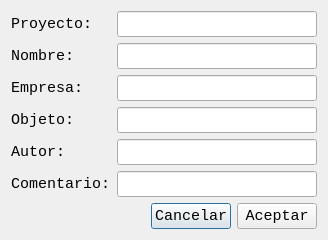
<?xml version="1.0" encoding="UTF-8"?>
<ui version="4.0">
 <class>Dialog</class>
 <widget class="QDialog" name="Dialog">
  <property name="geometry">
   <rect>
    <x>0</x>
    <y>0</y>
    <width>324</width>
    <height>226</height>
   </rect>
  </property>
  <property name="sizePolicy">
   <sizepolicy hsizetype="Preferred" vsizetype="Preferred">
    <horstretch>0</horstretch>
    <verstretch>0</verstretch>
   </sizepolicy>
  </property>
  <property name="font">
   <font>
    <family>Consolas</family>
    <pointsize>11</pointsize>
   </font>
  </property>
  <property name="windowTitle">
   <string>Proyecto</string>
  </property>
  <layout class="QGridLayout" name="gridLayout">
   <item row="0" column="0">
    <widget class="QLabel" name="label">
     <property name="minimumSize">
      <size>
       <width>100</width>
       <height>0</height>
      </size>
     </property>
     <property name="text">
      <string>Proyecto:</string>
     </property>
    </widget>
   </item>
   <item row="0" column="1">
    <widget class="QLineEdit" name="lineEdit_proyecto">
     <property name="minimumSize">
      <size>
       <width>200</width>
       <height>0</height>
      </size>
     </property>
     <property name="toolTip">
      <string>Número de proyecto</string>
     </property>
    </widget>
   </item>
   <item row="1" column="0">
    <widget class="QLabel" name="label_2">
     <property name="minimumSize">
      <size>
       <width>100</width>
       <height>0</height>
      </size>
     </property>
     <property name="text">
      <string>Nombre:</string>
     </property>
    </widget>
   </item>
   <item row="1" column="1">
    <widget class="QLineEdit" name="lineEdit_nombre">
     <property name="minimumSize">
      <size>
       <width>200</width>
       <height>0</height>
      </size>
     </property>
     <property name="toolTip">
      <string>Nombre del proyecto</string>
     </property>
    </widget>
   </item>
   <item row="2" column="0">
    <widget class="QLabel" name="label_3">
     <property name="minimumSize">
      <size>
       <width>100</width>
       <height>0</height>
      </size>
     </property>
     <property name="text">
      <string>Empresa:</string>
     </property>
    </widget>
   </item>
   <item row="2" column="1">
    <widget class="QLineEdit" name="lineEdit_empresa">
     <property name="minimumSize">
      <size>
       <width>200</width>
       <height>0</height>
      </size>
     </property>
     <property name="toolTip">
      <string>Empresa cliente</string>
     </property>
    </widget>
   </item>
   <item row="3" column="0">
    <widget class="QLabel" name="label_6">
     <property name="text">
      <string>Objeto:</string>
     </property>
    </widget>
   </item>
   <item row="3" column="1">
    <widget class="QLineEdit" name="lineEdit_objeto">
     <property name="minimumSize">
      <size>
       <width>200</width>
       <height>0</height>
      </size>
     </property>
     <property name="toolTip">
      <string>Objeto de estudio</string>
     </property>
    </widget>
   </item>
   <item row="4" column="0">
    <widget class="QLabel" name="label_4">
     <property name="minimumSize">
      <size>
       <width>100</width>
       <height>0</height>
      </size>
     </property>
     <property name="text">
      <string>Autor:</string>
     </property>
    </widget>
   </item>
   <item row="4" column="1">
    <widget class="QLineEdit" name="lineEdit_autor">
     <property name="minimumSize">
      <size>
       <width>200</width>
       <height>0</height>
      </size>
     </property>
     <property name="toolTip">
      <string>Autor del estudio</string>
     </property>
    </widget>
   </item>
   <item row="5" column="0">
    <widget class="QLabel" name="label_5">
     <property name="minimumSize">
      <size>
       <width>100</width>
       <height>0</height>
      </size>
     </property>
     <property name="text">
      <string>Comentario:</string>
     </property>
    </widget>
   </item>
   <item row="5" column="1">
    <widget class="QLineEdit" name="lineEdit_comentario">
     <property name="minimumSize">
      <size>
       <width>200</width>
       <height>0</height>
      </size>
     </property>
     <property name="toolTip">
      <string>¿Algo que decir?</string>
     </property>
    </widget>
   </item>
   <item row="6" column="0" colspan="2">
    <layout class="QHBoxLayout" name="horizontalLayout">
     <item>
      <spacer name="horizontalSpacer">
       <property name="orientation">
        <enum>Qt::Horizontal</enum>
       </property>
       <property name="sizeHint" stdset="0">
        <size>
         <width>97</width>
         <height>20</height>
        </size>
       </property>
      </spacer>
     </item>
     <item>
      <widget class="QPushButton" name="pushButton_cancelar">
       <property name="sizePolicy">
        <sizepolicy hsizetype="Minimum" vsizetype="Fixed">
         <horstretch>0</horstretch>
         <verstretch>0</verstretch>
        </sizepolicy>
       </property>
       <property name="text">
        <string>Cancelar</string>
       </property>
      </widget>
     </item>
     <item>
      <widget class="QPushButton" name="pushButton_aceptar">
       <property name="text">
        <string>Aceptar</string>
       </property>
      </widget>
     </item>
    </layout>
   </item>
  </layout>
 </widget>
 <resources/>
 <connections/>
</ui>
